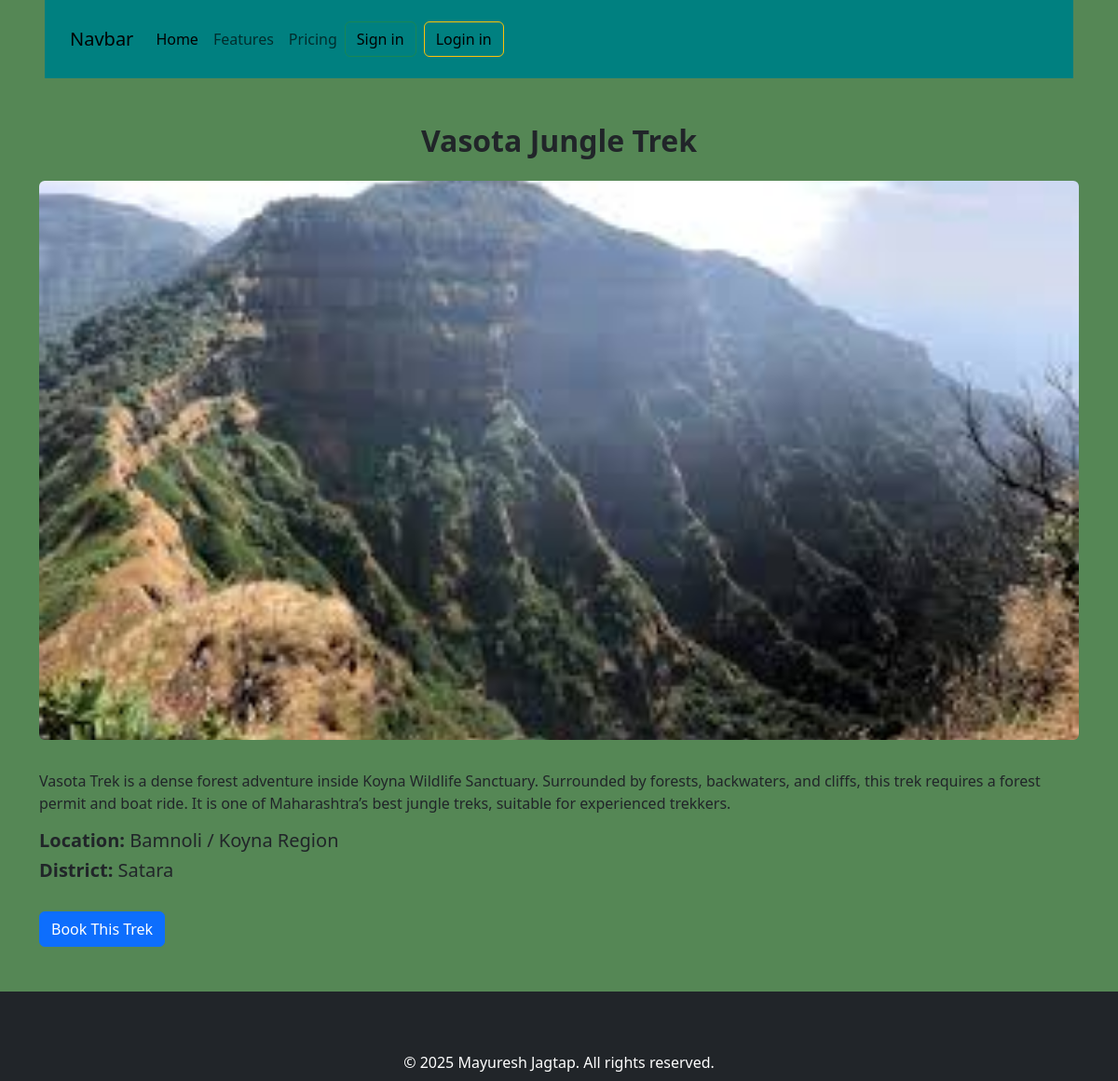
Screenshot of /trek/20/ with the database file from the repository.
### trekkers/models.py (models this page shows)
class Trek(models.Model):
    district = models.CharField(max_length=50)
    title = models.CharField(max_length=200)
    height = models.IntegerField()
    difficulty = models.CharField(max_length=100)
    description = models.TextField()
    image = models.ImageField(upload_to='treks/')
    location = models.CharField(max_length=100)

### trekkers/views.py (the view)
# urls.py: path('trek/<int:trek_id>/', views.trek_detail, name='trek_detail'),
def trek_detail(request, trek_id):
    trek = get_object_or_404(Trek, id=trek_id)
    return render(request, "website/trek_detail.html", {"trek": trek})

### templates/website/trek_detail.html (shortened to what this page needs)
{% extends "layout.html" %}
{% block content %}
<div class="container mt-5 mb-5">
    <h2 class="text-center fw-bold">{{ trek.title }}</h2>
    <img src="{{ trek.image.url }}" class="img-fluid rounded mt-3 mb-3" style="max-height: 600px; width:100%; object-fit:cover;">
    <p class="mt-3">{{ trek.description }}</p>
    <h5><strong>Location:</strong> {{ trek.location }}</h5>
    <h5><strong>District:</strong> {{ trek.district }}</h5>
    <a href="/trek/book/{{ trek.id }}/" class="btn btn-primary mt-4">
        Book This Trek
    </a>
</div>
{% endblock %}

### templates/layout.html (style rules this page uses)
body { background-color: rgb(85, 135, 85); }

### rows the page displays
Trek: title "Vasota Jungle Trek", image (picture), description "Vasota Trek is a dense forest adventure inside Koyna Wildlife Sanctuary. Surrounded by forests, backwaters, and cliffs, this trek requires a forest permit and boat ride. It is one of Maharashtra’s best jungle treks, suitable for experienced trekkers.", location "Bamnoli / Koyna Region", district "Satara"
